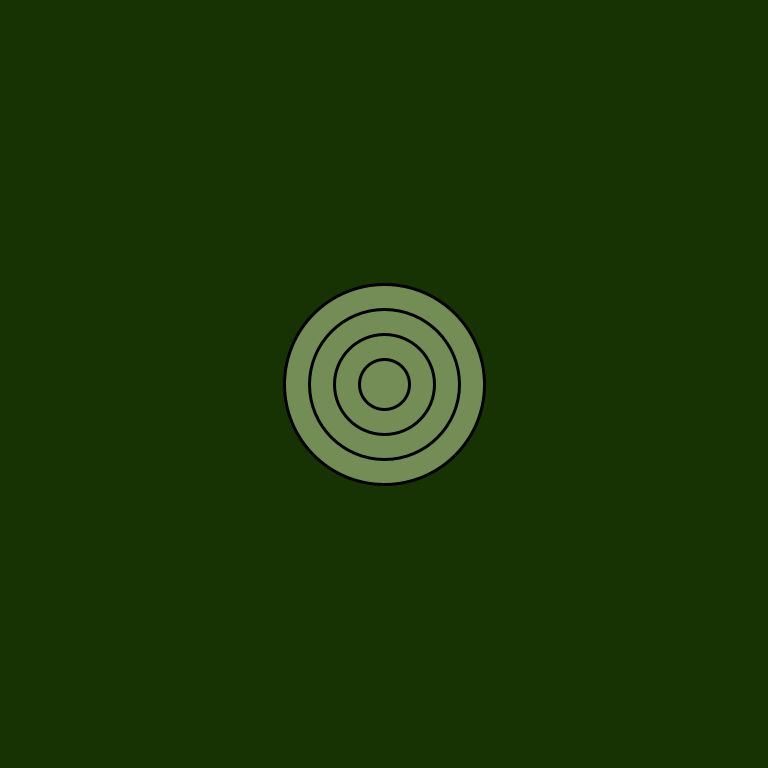
Frame 1 (no input)
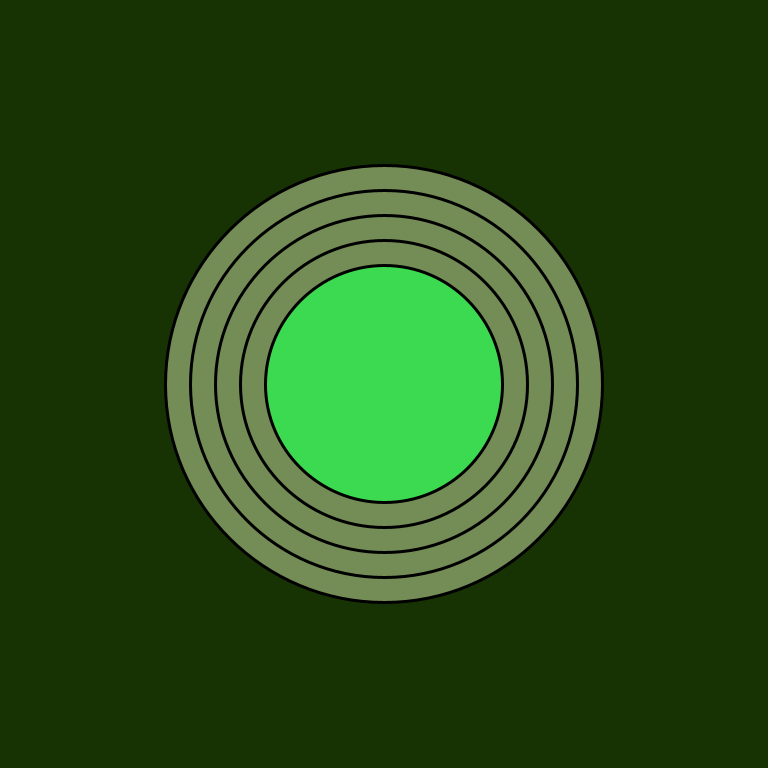
Frame 60 (the mouse pressed at the canvas centre just before this capture)
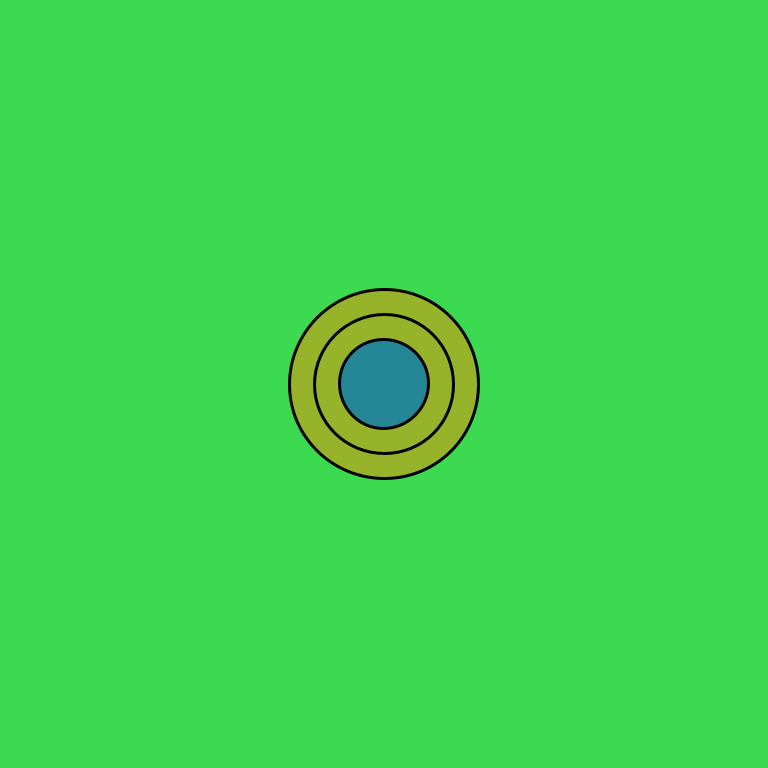
Frame 120 (the mouse held since frame 60 and released just before this capture)

The Processing sketch that drew these frames (run headless with seeded random() and noise(); from frame 60 on, the mouse is pressed at the canvas centre):

// Processing sketch: thats_all_folks
// ── thats_all_folks.pde
float wide, high, vel;
color c1, c2, c3;
int ring_count, offset;

void setup() {
  size(768, 768);
  smooth(8);
  strokeWeight(3);
  
  c1 = color(random(255), random(255), random(255));
  c2 = color(random(255), random(255), random(255));
  c3 = color(random(255), random(255), random(255));
  
  background(random(255), random(255), random(255));
  
  wide = 0;
  high = 0;
  vel = 1;
  
  ring_count = floor(random(2, 8));
  offset = ring_count * 50;
}

void draw() {
   
  fill(c3);

  for(int i = 0; i < ring_count; i++) {
    ellipse(width / 2, height / 2, wide + offset, high + offset);
    offset -= 50;
  }
  
  offset = ring_count * 50;

  fill(c2);
  ellipse(width / 2, height / 2, wide, high);
  
  updateEllipse();
}

void updateEllipse() {
  wide += vel;
  high += vel;
  
  vel = vel * random(1.00, 1.1);
  
  if(wide > width + 150 || high > height + 150) {
    vel = 1;
    wide = 0;
    high = 0;
    
    background(c2);
    c1 = c2;
    c2 = color(random(255), random(255), random(255));
    c3 = color(random(255), random(255), random(255));
    
    ring_count = floor(random(2, 8));
    offset = ring_count * 50;
  }
}
